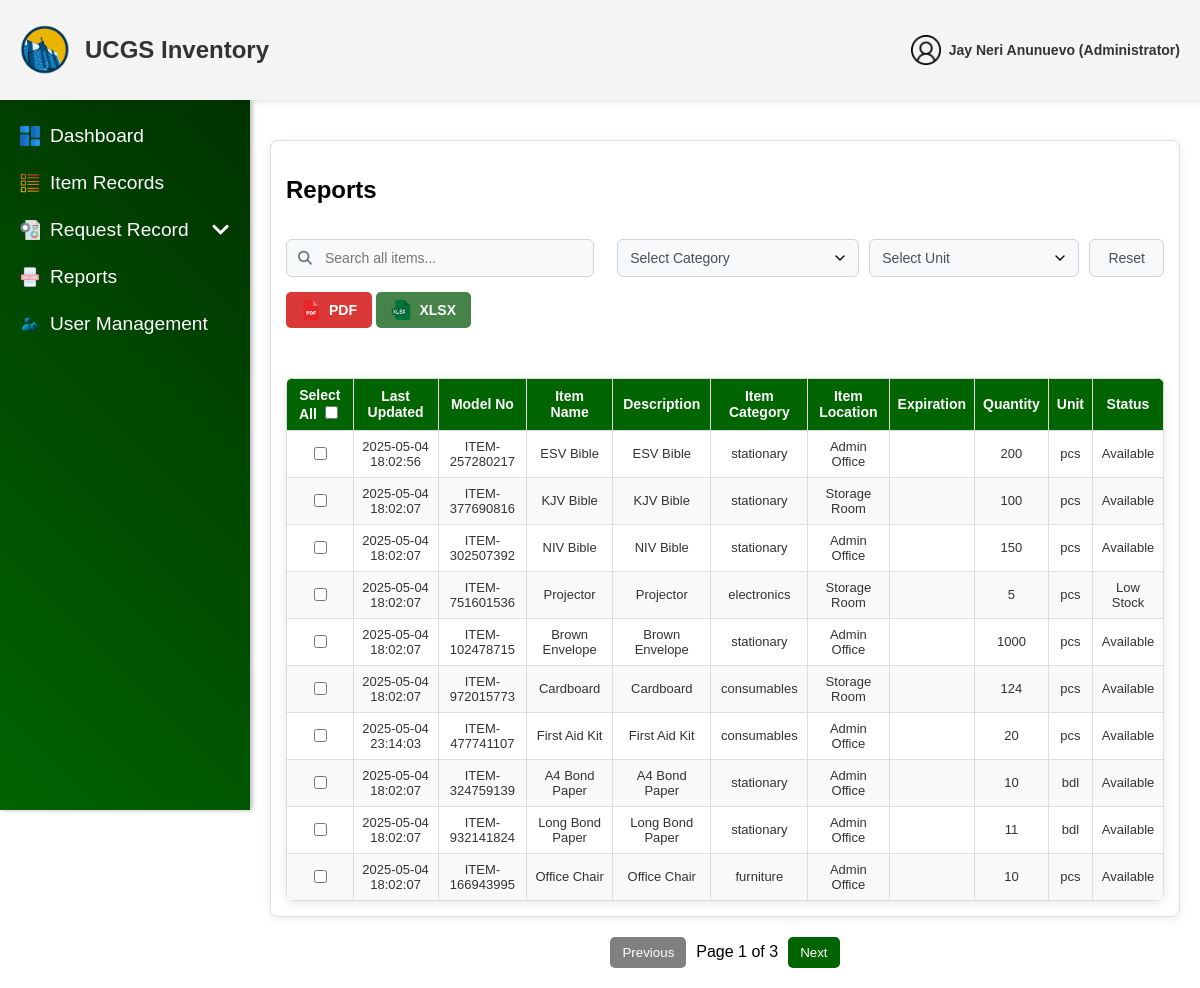
Page /admin/Reports.php (signed in) on the earlier database version.
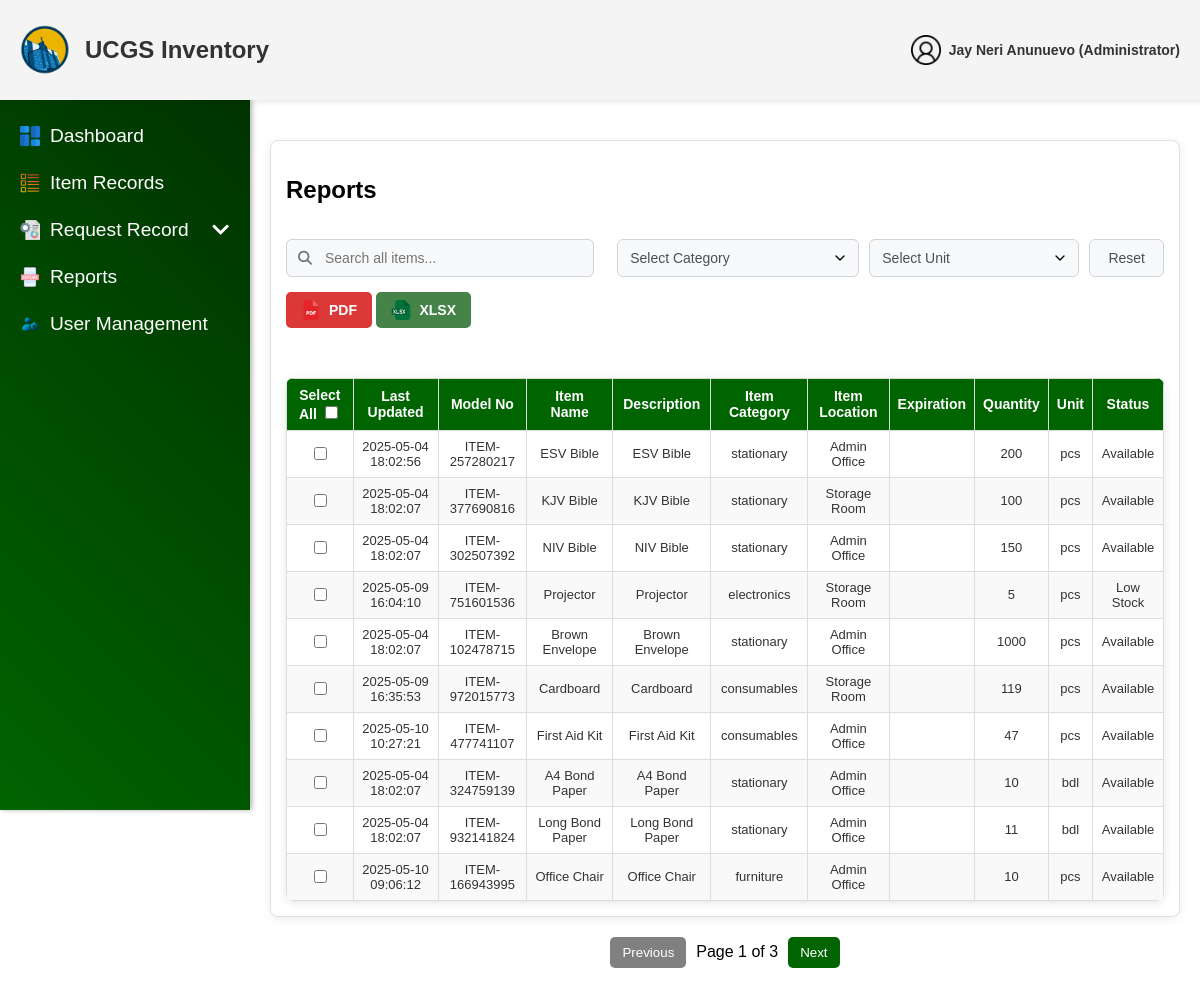
Same page on the later database version.
### tables this page shows
CREATE TABLE `items` (
  `item_id` int(11) NOT NULL,
  `created_by` int(11) DEFAULT NULL,
  `item_no` varchar(50) NOT NULL,
  `item_name` varchar(255) NOT NULL,
  `description` text DEFAULT NULL,
  `quantity` int(11) NOT NULL,
  `availability` int(11) NOT NULL DEFAULT 0,
  `unit` varchar(10) NOT NULL DEFAULT 'pcs',
  `status` enum('Available','Out of Stock','Low Stock') NOT NULL,
  `model_no` varchar(50) DEFAULT NULL,
  `item_category` varchar(50) NOT NULL DEFAULT '',
  `item_location` varchar(50) DEFAULT NULL,
  `expiration` date DEFAULT NULL,
  `brand` varchar(50) DEFAULT NULL,
  `deleted_at` datetime DEFAULT NULL,
  `last_updated` datetime NOT NULL DEFAULT current_timestamp() ON UPDATE current_timestamp(),
  `created_at` datetime NOT NULL DEFAULT current_timestamp()
);

### admin/Reports.php (the view, shortened to what the changed rows need)
<?php
include '../config/db_connection.php';
$query = "SELECT last_updated, model_no, item_name, description, item_category,
          item_location, expiration, quantity, unit,
          CASE
              WHEN quantity = 0 THEN 'Out of Stock'
              WHEN quantity <= 5 THEN 'Low Stock'
              ELSE 'Available'
          END as status
          FROM items";
$result = $conn->query($query);
?>
<!DOCTYPE html>
<html lang="en">
<head>
    <link rel="stylesheet" href="../css/AdminRport.css">
    <link rel="stylesheet" href="https://cdnjs.cloudflare.com/ajax/libs/font-awesome/6.5.1/css/all.min.css">
</head>
<body>
    <div class="main-content">
        <div class="filter-container">
            <h2 style="width: 100%; margin-bottom: 20px;">Reports</h2>
                    <?php
                    if ($result->num_rows > 0) {
                        $result->data_seek(0);
                    }
                    ?>
                    <?php
                    if ($result->num_rows > 0) {
                        $result->data_seek(0);
                    }
                    ?>
        <table class="report-table">
            <thead>
                <tr>
                    <th>Select All <input type="checkbox" class="select-all" onclick="toggleSelectAll(this)"></th>
                    <th>Last Updated</th>
                    <th>Model No</th>
                    <th>Item Name</th>
                    <th>Description</th>
                    <th>Item Category</th>
                    <th>Item Location</th>
                    <th>Expiration</th>
                    <th>Quantity</th>
                    <th>Unit</th>
                    <th>Status</th>
                </tr>
            </thead>
            <tbody>
                <?php if ($result->num_rows > 0): ?>
                    <?php $result->data_seek(0); ?>
                    <?php while ($row = $result->fetch_assoc()): ?>
                        <tr>
                            <td><input type="checkbox" class="select-checkbox" value="<?php echo htmlspecialchars($row['item_name']); ?>"></td>
                            <td><?php echo htmlspecialchars($row['last_updated']); ?></td>
                            <td><?php echo htmlspecialchars($row['model_no']); ?></td>
                            <td><?php echo htmlspecialchars($row['item_name']); ?></td>
                            <td><?php echo htmlspecialchars($row['description']); ?></td>
                            <td><?php echo htmlspecialchars($row['item_category']); ?></td>
                            <td><?php echo htmlspecialchars($row['item_location']); ?></td>
                            <td><?php echo htmlspecialchars($row['expiration']); ?></td>
                            <td><?php echo htmlspecialchars($row['quantity']); ?></td>
                            <td><?php echo htmlspecialchars($row['unit']); ?></td>
                            <td class="status-<?php echo strtolower(str_replace(' ', '-', $row['status'])); ?>">
                                <?php echo htmlspecialchars($row['status']); ?>
                            </td>
                        </tr>
                    <?php endwhile; ?>
                <?php else: ?>
                    <tr class="no-data">
                        <td colspan="11" style="text-align:center; padding: 10px;">No data available</td>
                    </tr>
                <?php endif; ?>
            </tbody>
        </table>
</div>
    </div>
</body>

Differences in the rows shown:
changed items "ITEM-751601536": last_updated "2025-05-04 18:02:07" → "2025-05-09 16:04:10"
changed items "ITEM-972015773": last_updated "2025-05-04 18:02:07" → "2025-05-09 16:35:53"; quantity "124" → "119"
changed items "ITEM-477741107": last_updated "2025-05-04 23:14:03" → "2025-05-10 10:27:21"; quantity "20" → "47"
changed items "ITEM-166943995": last_updated "2025-05-04 18:02:07" → "2025-05-10 09:06:12"
